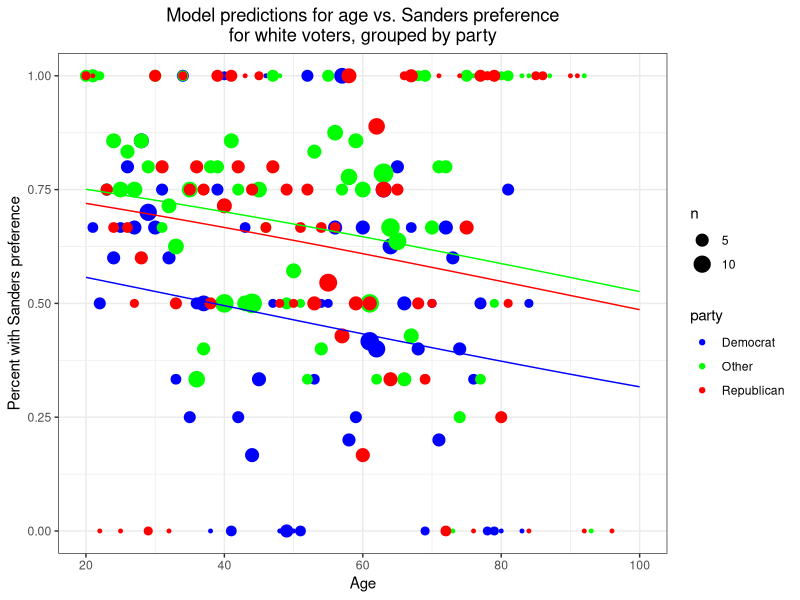

The R source for this figure:
## ---- chunk 1
library(ggplot2)
theme_set(theme_bw())
library(car)
publicopinion <- read.csv('public_opinion.csv')

publicopinion$partyfactor <- ifelse(publicopinion$party==1, 'Democrat', 
                                    ifelse(publicopinion$party==2, 'Other', 
                                           'Republican'))

publicopinion$age <- 2017 - publicopinion$birthyr
publicopinion$genderfactor <- ifelse(publicopinion$gender==1,'Male', 'Female')
publicopinion$racefactor <- ifelse(publicopinion$race_white==1, 'White', 'Non-White')
publicopinion$spfactor <- ifelse(publicopinion$sanders_preference==1, "Yes", "No")
publicopinion_narm <- publicopinion[!is.na(publicopinion$sanders_preference),]
## ---- chunk 2
#Section 1a.
model.final <- glm(sanders_preference ~ age + racefactor + partyfactor, data = publicopinion, family = binomial(link = logit))

summary(model.final)

odds_age <- exp(model.final$coefficients[2]*-10)
odds_age

odds_white<- exp(model.final$coefficients[3])
odds_white

odds_ind <- exp(model.final$coefficients[4])
odds_ind

odds_rep <- exp(model.final$coefficients[5])
odds_rep
## ---- chunk 3
glm.out.base <- glm(sanders_preference ~ age + partyfactor + racefactor + 
                 genderfactor, data=publicopinion_narm,
                 family=binomial(link='logit'))
glm.out.int <- glm(sanders_preference ~ age + partyfactor + racefactor + 
                 genderfactor + age:genderfactor, data=publicopinion_narm,
                 family=binomial(link='logit'))

summary(glm.out.base)
## ---- chunk 4
summary(glm.out.int)
## ---- chunk 5
anova(glm.out.base, glm.out.int, test="LR")
## ---- chunk 6
glm.out.base <- glm(sanders_preference ~ age + partyfactor + racefactor + 
                 genderfactor, data=publicopinion_narm,
                 family=binomial(link='logit'))
glm.out.int <- glm(sanders_preference ~ age + partyfactor + racefactor + 
                 genderfactor + age:partyfactor, data=publicopinion_narm,
                 family=binomial(link='logit'))

summary(glm.out.base)
## ---- chunk 7
summary(glm.out.int)
## ---- chunk 8
anova(glm.out.base, glm.out.int, test="LR")
## ---- chunk 9
glm.out.base <- glm(sanders_preference ~ age + partyfactor + racefactor + 
                 genderfactor, data=publicopinion_narm,
                 family=binomial(link='logit'))
glm.out.quad <- glm(sanders_preference ~ age + partyfactor + racefactor + 
                 genderfactor + I(age^2), data=publicopinion_narm,
                 family=binomial(link='logit'))

summary(glm.out.base)
## ---- chunk 10
summary(glm.out.quad)
## ---- chunk 11
anova(glm.out.base, glm.out.quad, test="LR")
## ---- chunk 12
summary(model.final)
## ---- chunk 13
Anova(model.final)
## ---- chunk 14
#create variable a to represent ages 20 to 100
#create different y values for each subgroup of party and race - 6 total
#using the model predited probabilities for sanders_preference
a = c(20:100)
y_dem_nw = exp(model.final$coefficients[1] + model.final$coefficients[2]*a)/
       (1+exp(model.final$coefficients[1] + model.final$coefficients[2]*a))

y_oth_nw = exp(model.final$coefficients[1] + model.final$coefficients[2]*a +
                 model.final$coefficients[3])/
       (1+exp(model.final$coefficients[1] + model.final$coefficients[2]*a +
                 model.final$coefficients[3]))

y_rep_nw = exp(model.final$coefficients[1] + model.final$coefficients[2]*a +
                 model.final$coefficients[4])/
       (1+exp(model.final$coefficients[1] + model.final$coefficients[2]*a +
                 model.final$coefficients[4]))



y_dem_w = exp(model.final$coefficients[1] + model.final$coefficients[2]*a +
                model.final$coefficients[5])/
       (1+exp(model.final$coefficients[1] + model.final$coefficients[2]*a +
                model.final$coefficients[5]))

y_oth_w = exp(model.final$coefficients[1] + model.final$coefficients[2]*a +
                 model.final$coefficients[3] +
                model.final$coefficients[5])/
       (1+exp(model.final$coefficients[1] + model.final$coefficients[2]*a +
                 model.final$coefficients[3] +
                model.final$coefficients[5]))

y_rep_w = exp(model.final$coefficients[1] + model.final$coefficients[2]*a +
                 model.final$coefficients[4] +
                model.final$coefficients[5])/
       (1+exp(model.final$coefficients[1] + model.final$coefficients[2]*a +
                 model.final$coefficients[4] +
                model.final$coefficients[5]))
        

## ---- chunk 15
age_bin_agg_all <- with(publicopinion_narm,
                        aggregate(cbind(sanders_preference),
                                  list(agebin=age, 
                                       party=partyfactor,
                                       race=racefactor), mean))
age_bin_agg_all$n <- with(publicopinion_narm,
                        aggregate(cbind(sanders_preference),
                                  list(agebin=age, 
                                       party=partyfactor,
                                       race=racefactor), length))[,4]
## ---- chunk 16
#plot data and predictions for white voters
ggp <- ggplot(age_bin_agg_all[age_bin_agg_all$race=="White",], aes(x=agebin, y=sanders_preference,
                                     color=party, size=n))

ggp + geom_point()+
  geom_path(inherit.aes=F, data=data.frame(x=a, y=y_dem_w),
             aes(x = a, y = y), color="blue")+
  geom_path(inherit.aes=F, data=data.frame(x=a, y=y_oth_w),
             aes(x = a, y = y), color="green")+
    geom_path(inherit.aes=F, data=data.frame(x=a, y=y_rep_w),
             aes(x = a, y = y), color="red")+
  #facet_grid(party~.)+
  scale_color_manual(values=c("blue", "green", "red"))+
  ylab("Percent with Sanders preference")+
  xlab("Age")+
  ggtitle("Model predictions for age vs. Sanders preference\nfor white voters, grouped by party")+
  theme(plot.title=element_text(hjust=.5))
